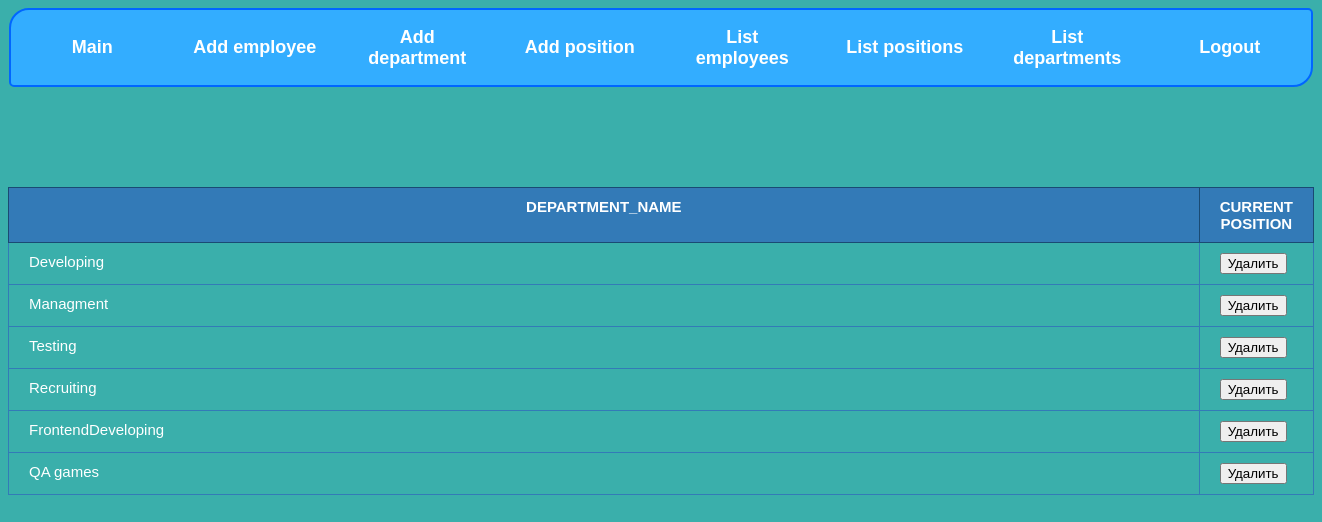
/departments (signed in), run on an earlier commit of the app's database.
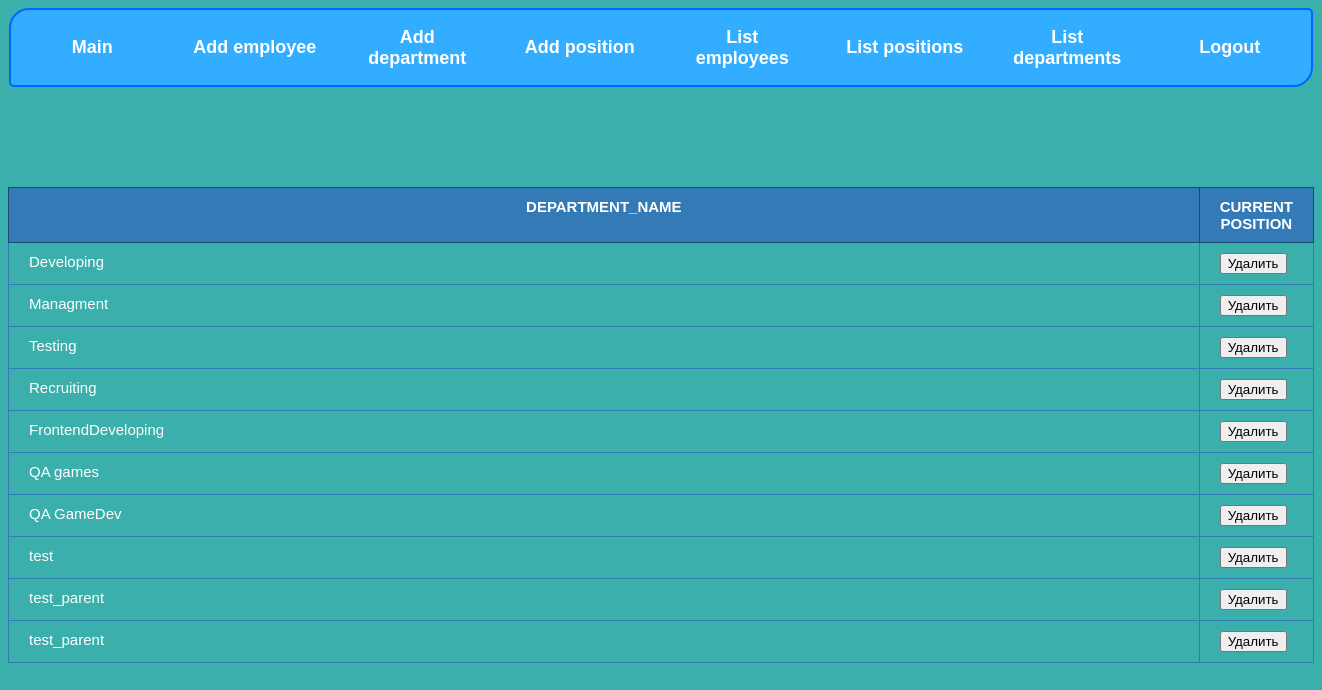
And on a later commit of the database.
### tables this page shows
CREATE TABLE department (id integer PRIMARY KEY AUTOINCREMENT, department_name varchar (255) NOT NULL, parent_id integer);

### app/routes.py (the view)
@app.route('/departments')
@login_required
def list_departments() -> Response:
    department = new_db.select_requests('SELECT * FROM department')
    return render_template('list view/list_department.html', department=department)

### app/db.py (called while the page is built)
def get_db():
    if 'db' not in g:
        g.db = sqlite3.connect(
            current_app.config['DATABASE'],
            detect_types=sqlite3.PARSE_DECLTYPES
        )
        g.db.row_factory = sqlite3.Row
    return g.db

@app.teardown_appcontext
def close_connection(exception):
    db = getattr(g, '_database', None)
    if db is not None:
        db.close()

def select_requests(command: str) -> typing.List[sqlite3.Row]:
    data = get_db()
    select = data.execute(command).fetchall()
    return select

### app/routes.py (called while the page is built)
def login_required(view: typing.Any) -> typing.Any:
    @functools.wraps(view)
    def wrapped_view(**kwargs):
        if g.user is None:
            return redirect('/login')
        return view(**kwargs)
    return wrapped_view

@app.before_request
def load_logged_in_user():
    user_id = session.get('user_id')
    if user_id is None:
        g.user = None
    else:
        g.user = new_db.get_db().execute(
            'SELECT * FROM user WHERE id = ?', (user_id,)
        ).fetchone()

### app/templates/list view/list_department.html
{% extends 'main.html' %}
{% block static %}
<link rel="stylesheet" href="{{ url_for('static', filename='table.css') }}">
{% endblock %}
{% block content %}
<table class="resp-tab">
    <thead>
    <tr>
        <th>department_name</th>
        <th>current position</th>
    </tr>
    </thead>
    {% for dep in department %}
    <tbody>
    <tr>
        <td>{{ dep['department_name'] }}</td>
        <td style="width: 70px;">
            <button class="test"><a href="{{ url_for('delete_department', department_id=dep['id']) }}">Удалить</a></button>
        </td>
    </tr>
    </tbody>
    {% endfor %}
</table>
{% endblock %}

What changed in the data, as far as the page shows it:
added department: department_name "QA GameDev"
added department: department_name "test"
added department: department_name "test_parent"
added department: department_name "test_parent"
